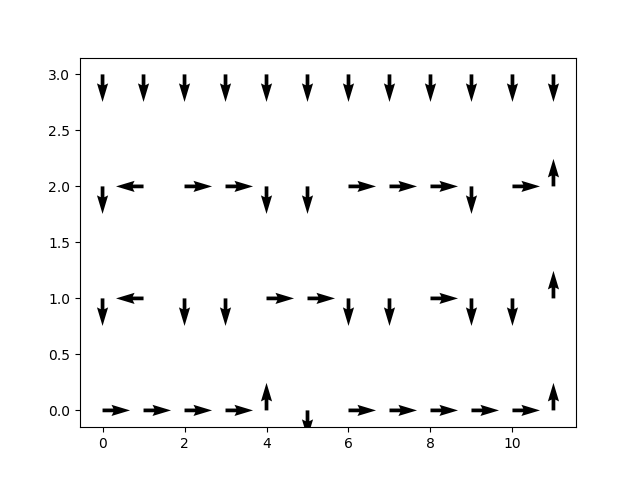

Python code for this plot:
"""
Example in CliffWalking, using the FiniteMCModel.
"""
import sys
sys.path.append("..")

import gym
import matplotlib.pyplot as plt
import numpy as np

from mc import FiniteMCModel as MC

env = gym.make("CliffWalking-v0")

# WARNING: If you try to set eps to a very low value,
# And you attempt to get the m.score() of m.pi, there may not
# be guarranteed convergence.
eps = 10000
S = 4*12
A = 4
START_EPS = 0.7
m = MC(S, A, epsilon=START_EPS)
for i in range(1, eps+1):
    ep = []
    observation = env.reset()
    while True:
        # Choosing behavior policy
        action = m.choose_action(m.b, observation)

        # Run simulation
        next_observation, reward, done, _ = env.step(action)
        ep.append((observation, action, reward))
        observation = next_observation
        if done:
            break
    m.update_Q(ep)
    # Decaying epsilon, reach optimal policy
    m.epsilon = START_EPS*(eps-i)/eps

print("Final expected returns : {}".format(m.score(env, m.pi, n_samples=10)))

X = 12
Y = 4
Fx = np.zeros((Y, X))
Fy = np.zeros((Y, X))
for y in range(Y):
    for x in range(X):
        amax = np.argmax(m.Q[x+y*12])
        if amax == 0: # UP
            Fy[y, x] = -1
        elif amax == 1: # RIGHT
            Fx[y, x] = 1
        elif amax == 2: # DOWN
            Fy[y, x] = 1
        elif amax == 3: # LEFT
            Fx[y, x] = -1
plt.quiver(Fx,Fy)
plt.savefig("cliffwalking.png")
